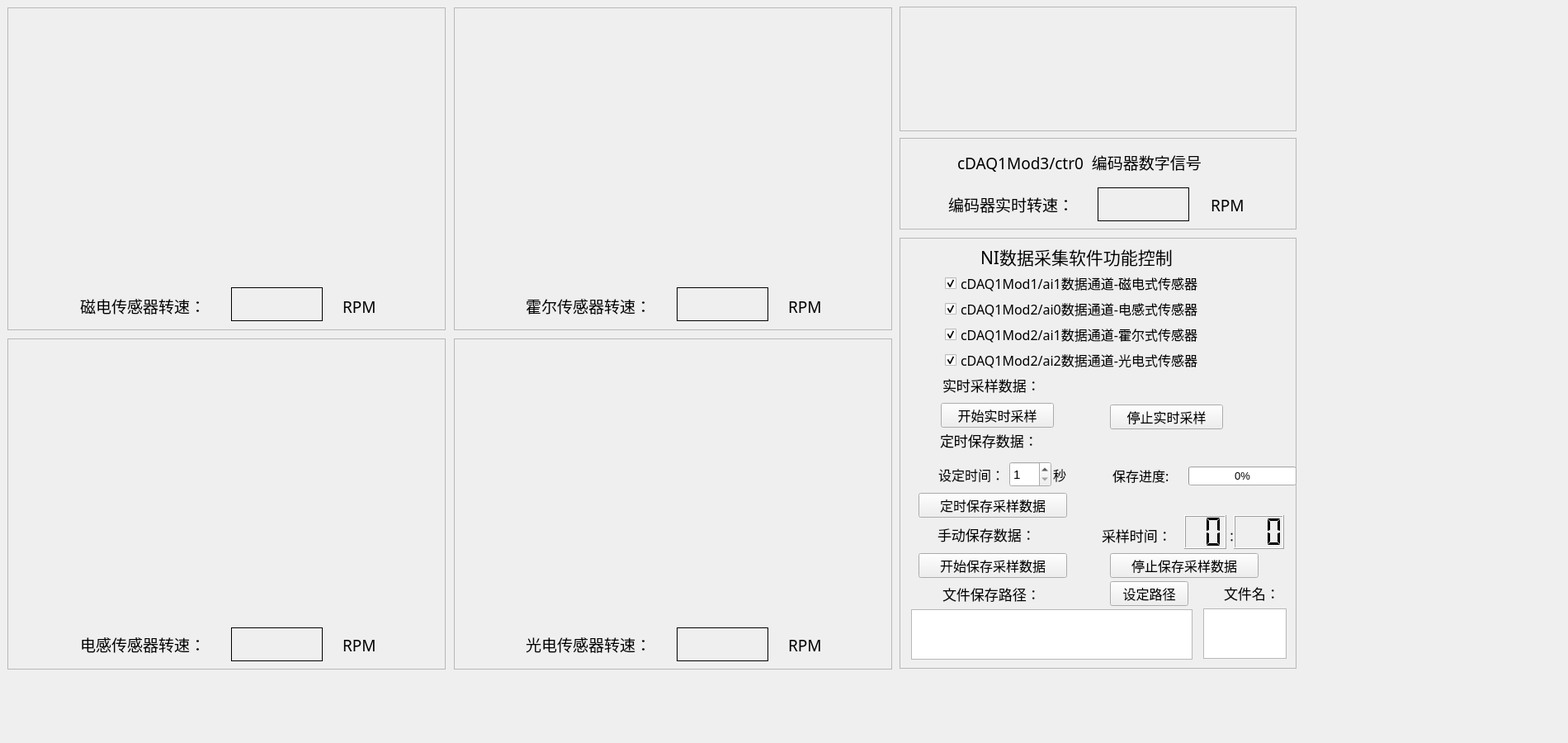
<?xml version="1.0" encoding="UTF-8"?>
<ui version="4.0">
 <class>Widget</class>
 <widget class="QWidget" name="Widget">
  <property name="geometry">
   <rect>
    <x>0</x>
    <y>0</y>
    <width>1900</width>
    <height>900</height>
   </rect>
  </property>
  <property name="sizePolicy">
   <sizepolicy hsizetype="Expanding" vsizetype="Expanding">
    <horstretch>0</horstretch>
    <verstretch>0</verstretch>
   </sizepolicy>
  </property>
  <property name="windowTitle">
   <string>Widget</string>
  </property>
  <property name="windowIcon">
   <iconset resource="source.qrc">
    <normaloff>:/source/logo.ico</normaloff>:/source/logo.ico</iconset>
  </property>
  <widget class="QFrame" name="frame">
   <property name="geometry">
    <rect>
     <x>1090</x>
     <y>288</y>
     <width>481</width>
     <height>522</height>
    </rect>
   </property>
   <property name="sizePolicy">
    <sizepolicy hsizetype="Expanding" vsizetype="Expanding">
     <horstretch>0</horstretch>
     <verstretch>0</verstretch>
    </sizepolicy>
   </property>
   <property name="font">
    <font>
     <pointsize>10</pointsize>
     <bold>false</bold>
    </font>
   </property>
   <property name="layoutDirection">
    <enum>Qt::LeftToRight</enum>
   </property>
   <property name="autoFillBackground">
    <bool>true</bool>
   </property>
   <property name="frameShape">
    <enum>QFrame::StyledPanel</enum>
   </property>
   <property name="frameShadow">
    <enum>QFrame::Plain</enum>
   </property>
   <widget class="QLabel" name="label_2">
    <property name="geometry">
     <rect>
      <x>98</x>
      <y>2</y>
      <width>321</width>
      <height>41</height>
     </rect>
    </property>
    <property name="font">
     <font>
      <family>黑体</family>
      <pointsize>16</pointsize>
      <bold>false</bold>
     </font>
    </property>
    <property name="text">
     <string>NI数据采集软件功能控制</string>
    </property>
   </widget>
   <widget class="QSpinBox" name="setTime">
    <property name="geometry">
     <rect>
      <x>133</x>
      <y>271</y>
      <width>51</width>
      <height>31</height>
     </rect>
    </property>
    <property name="font">
     <font>
      <pointsize>11</pointsize>
      <bold>false</bold>
     </font>
    </property>
    <property name="minimum">
     <number>1</number>
    </property>
   </widget>
   <widget class="QLabel" name="label_4">
    <property name="geometry">
     <rect>
      <x>47</x>
      <y>271</y>
      <width>81</width>
      <height>31</height>
     </rect>
    </property>
    <property name="font">
     <font>
      <family>黑体</family>
      <pointsize>12</pointsize>
      <bold>false</bold>
     </font>
    </property>
    <property name="text">
     <string>设定时间：</string>
    </property>
   </widget>
   <widget class="QLabel" name="label_5">
    <property name="geometry">
     <rect>
      <x>186</x>
      <y>271</y>
      <width>21</width>
      <height>31</height>
     </rect>
    </property>
    <property name="font">
     <font>
      <family>黑体</family>
      <pointsize>12</pointsize>
      <bold>false</bold>
     </font>
    </property>
    <property name="text">
     <string>秒</string>
    </property>
   </widget>
   <widget class="QProgressBar" name="timeSamplyProgressBar">
    <property name="geometry">
     <rect>
      <x>350</x>
      <y>277</y>
      <width>131</width>
      <height>23</height>
     </rect>
    </property>
    <property name="value">
     <number>0</number>
    </property>
   </widget>
   <widget class="QPushButton" name="timeSaveSample">
    <property name="geometry">
     <rect>
      <x>23</x>
      <y>309</y>
      <width>180</width>
      <height>30</height>
     </rect>
    </property>
    <property name="font">
     <font>
      <family>黑体</family>
      <pointsize>12</pointsize>
      <bold>false</bold>
     </font>
    </property>
    <property name="text">
     <string>定时保存采样数据</string>
    </property>
   </widget>
   <widget class="QLabel" name="label_7">
    <property name="geometry">
     <rect>
      <x>258</x>
      <y>272</y>
      <width>81</width>
      <height>31</height>
     </rect>
    </property>
    <property name="font">
     <font>
      <family>黑体</family>
      <pointsize>12</pointsize>
      <bold>false</bold>
     </font>
    </property>
    <property name="text">
     <string>保存进度:</string>
    </property>
   </widget>
   <widget class="QLabel" name="label_15">
    <property name="geometry">
     <rect>
      <x>393</x>
      <y>420</y>
      <width>111</width>
      <height>21</height>
     </rect>
    </property>
    <property name="sizePolicy">
     <sizepolicy hsizetype="Expanding" vsizetype="Preferred">
      <horstretch>0</horstretch>
      <verstretch>0</verstretch>
     </sizepolicy>
    </property>
    <property name="font">
     <font>
      <family>黑体</family>
      <pointsize>13</pointsize>
      <bold>false</bold>
     </font>
    </property>
    <property name="text">
     <string>文件名：</string>
    </property>
   </widget>
   <widget class="QPlainTextEdit" name="fileName">
    <property name="geometry">
     <rect>
      <x>368</x>
      <y>449</y>
      <width>101</width>
      <height>61</height>
     </rect>
    </property>
    <property name="font">
     <font>
      <pointsize>10</pointsize>
      <bold>false</bold>
     </font>
    </property>
    <property name="readOnly">
     <bool>true</bool>
    </property>
    <property name="plainText">
     <string/>
    </property>
    <property name="backgroundVisible">
     <bool>false</bool>
    </property>
   </widget>
   <widget class="QLabel" name="label">
    <property name="geometry">
     <rect>
      <x>52</x>
      <y>421</y>
      <width>161</width>
      <height>21</height>
     </rect>
    </property>
    <property name="font">
     <font>
      <family>黑体</family>
      <pointsize>13</pointsize>
      <bold>false</bold>
     </font>
    </property>
    <property name="text">
     <string>文件保存路径：</string>
    </property>
   </widget>
   <widget class="QPlainTextEdit" name="fileNameEdit">
    <property name="geometry">
     <rect>
      <x>14</x>
      <y>450</y>
      <width>341</width>
      <height>61</height>
     </rect>
    </property>
    <property name="font">
     <font>
      <pointsize>10</pointsize>
      <bold>false</bold>
     </font>
    </property>
    <property name="readOnly">
     <bool>true</bool>
    </property>
    <property name="backgroundVisible">
     <bool>false</bool>
    </property>
   </widget>
   <widget class="QLabel" name="label_8">
    <property name="geometry">
     <rect>
      <x>49</x>
      <y>230</y>
      <width>221</width>
      <height>31</height>
     </rect>
    </property>
    <property name="font">
     <font>
      <family>黑体</family>
      <pointsize>13</pointsize>
      <bold>false</bold>
     </font>
    </property>
    <property name="text">
     <string>定时保存数据：</string>
    </property>
   </widget>
   <widget class="QLabel" name="label_9">
    <property name="geometry">
     <rect>
      <x>46</x>
      <y>344</y>
      <width>191</width>
      <height>31</height>
     </rect>
    </property>
    <property name="font">
     <font>
      <family>黑体</family>
      <pointsize>13</pointsize>
      <bold>false</bold>
     </font>
    </property>
    <property name="text">
     <string>手动保存数据：</string>
    </property>
   </widget>
   <widget class="QLabel" name="label_10">
    <property name="geometry">
     <rect>
      <x>52</x>
      <y>163</y>
      <width>191</width>
      <height>31</height>
     </rect>
    </property>
    <property name="font">
     <font>
      <family>黑体</family>
      <pointsize>13</pointsize>
      <bold>false</bold>
     </font>
    </property>
    <property name="text">
     <string>实时采样数据：</string>
    </property>
   </widget>
   <widget class="QLCDNumber" name="saveTimeDisplayMs">
    <property name="geometry">
     <rect>
      <x>405</x>
      <y>336</y>
      <width>61</width>
      <height>41</height>
     </rect>
    </property>
    <property name="font">
     <font>
      <pointsize>12</pointsize>
      <bold>false</bold>
     </font>
    </property>
    <property name="autoFillBackground">
     <bool>false</bool>
    </property>
    <property name="frameShape">
     <enum>QFrame::Box</enum>
    </property>
    <property name="frameShadow">
     <enum>QFrame::Raised</enum>
    </property>
    <property name="lineWidth">
     <number>1</number>
    </property>
    <property name="digitCount">
     <number>3</number>
    </property>
    <property name="segmentStyle">
     <enum>QLCDNumber::Flat</enum>
    </property>
   </widget>
   <widget class="QLCDNumber" name="saveTimeDisplaySec">
    <property name="geometry">
     <rect>
      <x>345</x>
      <y>336</y>
      <width>51</width>
      <height>41</height>
     </rect>
    </property>
    <property name="font">
     <font>
      <pointsize>12</pointsize>
      <bold>false</bold>
     </font>
    </property>
    <property name="autoFillBackground">
     <bool>false</bool>
    </property>
    <property name="frameShape">
     <enum>QFrame::Box</enum>
    </property>
    <property name="frameShadow">
     <enum>QFrame::Raised</enum>
    </property>
    <property name="lineWidth">
     <number>1</number>
    </property>
    <property name="digitCount">
     <number>2</number>
    </property>
    <property name="segmentStyle">
     <enum>QLCDNumber::Flat</enum>
    </property>
   </widget>
   <widget class="QLabel" name="label_6">
    <property name="geometry">
     <rect>
      <x>395</x>
      <y>346</y>
      <width>16</width>
      <height>31</height>
     </rect>
    </property>
    <property name="font">
     <font>
      <pointsize>11</pointsize>
      <bold>false</bold>
     </font>
    </property>
    <property name="text">
     <string>：</string>
    </property>
   </widget>
   <widget class="QLabel" name="label_3">
    <property name="geometry">
     <rect>
      <x>245</x>
      <y>345</y>
      <width>101</width>
      <height>31</height>
     </rect>
    </property>
    <property name="font">
     <font>
      <family>黑体</family>
      <pointsize>13</pointsize>
      <bold>false</bold>
     </font>
    </property>
    <property name="text">
     <string>采样时间：</string>
    </property>
   </widget>
   <widget class="QPushButton" name="filePath">
    <property name="geometry">
     <rect>
      <x>255</x>
      <y>416</y>
      <width>95</width>
      <height>30</height>
     </rect>
    </property>
    <property name="sizePolicy">
     <sizepolicy hsizetype="Expanding" vsizetype="Expanding">
      <horstretch>0</horstretch>
      <verstretch>0</verstretch>
     </sizepolicy>
    </property>
    <property name="font">
     <font>
      <family>黑体</family>
      <pointsize>12</pointsize>
      <bold>false</bold>
     </font>
    </property>
    <property name="text">
     <string>设定路径</string>
    </property>
   </widget>
   <widget class="QPushButton" name="stopSample">
    <property name="geometry">
     <rect>
      <x>255</x>
      <y>202</y>
      <width>137</width>
      <height>30</height>
     </rect>
    </property>
    <property name="font">
     <font>
      <family>黑体</family>
      <pointsize>12</pointsize>
      <bold>false</bold>
     </font>
    </property>
    <property name="text">
     <string>停止实时采样</string>
    </property>
   </widget>
   <widget class="QPushButton" name="startSample">
    <property name="geometry">
     <rect>
      <x>50</x>
      <y>200</y>
      <width>137</width>
      <height>30</height>
     </rect>
    </property>
    <property name="font">
     <font>
      <family>黑体</family>
      <pointsize>12</pointsize>
      <bold>false</bold>
     </font>
    </property>
    <property name="text">
     <string>开始实时采样</string>
    </property>
   </widget>
   <widget class="QPushButton" name="stopSaveSample">
    <property name="geometry">
     <rect>
      <x>255</x>
      <y>382</y>
      <width>180</width>
      <height>30</height>
     </rect>
    </property>
    <property name="font">
     <font>
      <family>黑体</family>
      <pointsize>12</pointsize>
      <bold>false</bold>
     </font>
    </property>
    <property name="text">
     <string>停止保存采样数据</string>
    </property>
   </widget>
   <widget class="QPushButton" name="startSaveSample">
    <property name="geometry">
     <rect>
      <x>23</x>
      <y>382</y>
      <width>180</width>
      <height>30</height>
     </rect>
    </property>
    <property name="font">
     <font>
      <family>黑体</family>
      <pointsize>12</pointsize>
      <bold>false</bold>
     </font>
    </property>
    <property name="text">
     <string>开始保存采样数据</string>
    </property>
   </widget>
   <widget class="QLabel" name="label_33">
    <property name="geometry">
     <rect>
      <x>67</x>
      <y>10</y>
      <width>25</width>
      <height>25</height>
     </rect>
    </property>
    <property name="text">
     <string/>
    </property>
    <property name="pixmap">
     <pixmap resource="source.qrc">:/source/kongzhiImg.png</pixmap>
    </property>
    <property name="scaledContents">
     <bool>true</bool>
    </property>
   </widget>
   <widget class="QLabel" name="label_34">
    <property name="geometry">
     <rect>
      <x>17</x>
      <y>46</y>
      <width>20</width>
      <height>20</height>
     </rect>
    </property>
    <property name="text">
     <string/>
    </property>
    <property name="pixmap">
     <pixmap resource="source.qrc">:/source/quxianImg.png</pixmap>
    </property>
    <property name="scaledContents">
     <bool>true</bool>
    </property>
   </widget>
   <widget class="QLabel" name="label_35">
    <property name="geometry">
     <rect>
      <x>17</x>
      <y>75</y>
      <width>20</width>
      <height>20</height>
     </rect>
    </property>
    <property name="text">
     <string/>
    </property>
    <property name="pixmap">
     <pixmap resource="source.qrc">:/source/quxianImg.png</pixmap>
    </property>
    <property name="scaledContents">
     <bool>true</bool>
    </property>
   </widget>
   <widget class="QLabel" name="label_36">
    <property name="geometry">
     <rect>
      <x>17</x>
      <y>105</y>
      <width>20</width>
      <height>20</height>
     </rect>
    </property>
    <property name="text">
     <string/>
    </property>
    <property name="pixmap">
     <pixmap resource="source.qrc">:/source/quxianImg.png</pixmap>
    </property>
    <property name="scaledContents">
     <bool>true</bool>
    </property>
   </widget>
   <widget class="QLabel" name="label_37">
    <property name="geometry">
     <rect>
      <x>17</x>
      <y>135</y>
      <width>20</width>
      <height>20</height>
     </rect>
    </property>
    <property name="text">
     <string/>
    </property>
    <property name="pixmap">
     <pixmap resource="source.qrc">:/source/quxianImg.png</pixmap>
    </property>
    <property name="scaledContents">
     <bool>true</bool>
    </property>
   </widget>
   <widget class="QLabel" name="label_39">
    <property name="geometry">
     <rect>
      <x>19</x>
      <y>419</y>
      <width>25</width>
      <height>25</height>
     </rect>
    </property>
    <property name="text">
     <string/>
    </property>
    <property name="pixmap">
     <pixmap resource="source.qrc">:/source/wenjianImg.png</pixmap>
    </property>
    <property name="scaledContents">
     <bool>true</bool>
    </property>
   </widget>
   <widget class="QLabel" name="label_40">
    <property name="geometry">
     <rect>
      <x>364</x>
      <y>419</y>
      <width>25</width>
      <height>25</height>
     </rect>
    </property>
    <property name="text">
     <string/>
    </property>
    <property name="pixmap">
     <pixmap resource="source.qrc">:/source/wenjianmingImg.png</pixmap>
    </property>
    <property name="scaledContents">
     <bool>true</bool>
    </property>
   </widget>
   <widget class="QLabel" name="label_41">
    <property name="geometry">
     <rect>
      <x>220</x>
      <y>420</y>
      <width>25</width>
      <height>25</height>
     </rect>
    </property>
    <property name="text">
     <string/>
    </property>
    <property name="pixmap">
     <pixmap resource="source.qrc">:/source/dakaiwenjianImg.png</pixmap>
    </property>
    <property name="scaledContents">
     <bool>true</bool>
    </property>
   </widget>
   <widget class="QLabel" name="label_43">
    <property name="geometry">
     <rect>
      <x>16</x>
      <y>165</y>
      <width>25</width>
      <height>25</height>
     </rect>
    </property>
    <property name="text">
     <string/>
    </property>
    <property name="pixmap">
     <pixmap resource="source.qrc">:/source/realTimeImg.png</pixmap>
    </property>
    <property name="scaledContents">
     <bool>true</bool>
    </property>
   </widget>
   <widget class="QLabel" name="label_44">
    <property name="geometry">
     <rect>
      <x>15</x>
      <y>233</y>
      <width>25</width>
      <height>25</height>
     </rect>
    </property>
    <property name="text">
     <string/>
    </property>
    <property name="pixmap">
     <pixmap resource="source.qrc">:/source/dingshiImg.png</pixmap>
    </property>
    <property name="scaledContents">
     <bool>true</bool>
    </property>
   </widget>
   <widget class="QLabel" name="label_47">
    <property name="geometry">
     <rect>
      <x>15</x>
      <y>346</y>
      <width>25</width>
      <height>25</height>
     </rect>
    </property>
    <property name="text">
     <string/>
    </property>
    <property name="pixmap">
     <pixmap resource="source.qrc">:/source/kaishibaocunImg.png</pixmap>
    </property>
    <property name="scaledContents">
     <bool>true</bool>
    </property>
   </widget>
   <widget class="QLabel" name="label_48">
    <property name="geometry">
     <rect>
      <x>205</x>
      <y>345</y>
      <width>30</width>
      <height>30</height>
     </rect>
    </property>
    <property name="text">
     <string/>
    </property>
    <property name="pixmap">
     <pixmap resource="source.qrc">:/source/caiyangshijianImg.png</pixmap>
    </property>
    <property name="scaledContents">
     <bool>true</bool>
    </property>
   </widget>
   <widget class="QLabel" name="label_49">
    <property name="geometry">
     <rect>
      <x>222</x>
      <y>275</y>
      <width>25</width>
      <height>25</height>
     </rect>
    </property>
    <property name="text">
     <string/>
    </property>
    <property name="pixmap">
     <pixmap resource="source.qrc">:/source/baocunjinduImg.png</pixmap>
    </property>
    <property name="scaledContents">
     <bool>true</bool>
    </property>
   </widget>
   <widget class="QLabel" name="label_50">
    <property name="geometry">
     <rect>
      <x>14</x>
      <y>274</y>
      <width>25</width>
      <height>25</height>
     </rect>
    </property>
    <property name="text">
     <string/>
    </property>
    <property name="pixmap">
     <pixmap resource="source.qrc">:/source/shezhishijianImg.png</pixmap>
    </property>
    <property name="scaledContents">
     <bool>true</bool>
    </property>
   </widget>
   <widget class="QCheckBox" name="cDAQ1Mod2ai2">
    <property name="geometry">
     <rect>
      <x>55</x>
      <y>137</y>
      <width>401</width>
      <height>22</height>
     </rect>
    </property>
    <property name="font">
     <font>
      <family>黑体</family>
      <pointsize>12</pointsize>
      <bold>false</bold>
     </font>
    </property>
    <property name="text">
     <string>cDAQ1Mod2/ai2数据通道-光电式传感器</string>
    </property>
    <property name="checked">
     <bool>true</bool>
    </property>
   </widget>
   <widget class="QCheckBox" name="cDAQ1Mod1ai1">
    <property name="geometry">
     <rect>
      <x>55</x>
      <y>44</y>
      <width>401</width>
      <height>22</height>
     </rect>
    </property>
    <property name="font">
     <font>
      <family>黑体</family>
      <pointsize>12</pointsize>
      <bold>false</bold>
     </font>
    </property>
    <property name="text">
     <string>cDAQ1Mod1/ai1数据通道-磁电式传感器</string>
    </property>
    <property name="checked">
     <bool>true</bool>
    </property>
   </widget>
   <widget class="QCheckBox" name="cDAQ1Mod2ai1">
    <property name="geometry">
     <rect>
      <x>55</x>
      <y>106</y>
      <width>401</width>
      <height>22</height>
     </rect>
    </property>
    <property name="font">
     <font>
      <family>黑体</family>
      <pointsize>12</pointsize>
      <bold>false</bold>
     </font>
    </property>
    <property name="text">
     <string>cDAQ1Mod2/ai1数据通道-霍尔式传感器</string>
    </property>
    <property name="checked">
     <bool>true</bool>
    </property>
   </widget>
   <widget class="QCheckBox" name="cDAQ1Mod2ai0">
    <property name="geometry">
     <rect>
      <x>55</x>
      <y>75</y>
      <width>401</width>
      <height>22</height>
     </rect>
    </property>
    <property name="font">
     <font>
      <family>黑体</family>
      <pointsize>12</pointsize>
      <bold>false</bold>
     </font>
    </property>
    <property name="text">
     <string>cDAQ1Mod2/ai0数据通道-电感式传感器</string>
    </property>
    <property name="checked">
     <bool>true</bool>
    </property>
   </widget>
  </widget>
  <widget class="QLabel" name="label_14">
   <property name="geometry">
    <rect>
     <x>637</x>
     <y>355</y>
     <width>191</width>
     <height>31</height>
    </rect>
   </property>
   <property name="font">
    <font>
     <family>黑体</family>
     <pointsize>14</pointsize>
     <bold>false</bold>
    </font>
   </property>
   <property name="text">
    <string>霍尔传感器转速：</string>
   </property>
  </widget>
  <widget class="QLabel" name="label_16">
   <property name="geometry">
    <rect>
     <x>955</x>
     <y>356</y>
     <width>41</width>
     <height>31</height>
    </rect>
   </property>
   <property name="font">
    <font>
     <family>黑体</family>
     <pointsize>14</pointsize>
     <bold>false</bold>
    </font>
   </property>
   <property name="text">
    <string>RPM</string>
   </property>
  </widget>
  <widget class="QLabel" name="label_17">
   <property name="geometry">
    <rect>
     <x>1010</x>
     <y>350</y>
     <width>40</width>
     <height>40</height>
    </rect>
   </property>
   <property name="text">
    <string/>
   </property>
   <property name="pixmap">
    <pixmap resource="source.qrc">:/source/zhuansuImg.png</pixmap>
   </property>
   <property name="scaledContents">
    <bool>true</bool>
   </property>
  </widget>
  <widget class="QLabel" name="label_18">
   <property name="geometry">
    <rect>
     <x>415</x>
     <y>356</y>
     <width>41</width>
     <height>31</height>
    </rect>
   </property>
   <property name="font">
    <font>
     <family>黑体</family>
     <pointsize>14</pointsize>
     <bold>false</bold>
    </font>
   </property>
   <property name="text">
    <string>RPM</string>
   </property>
  </widget>
  <widget class="QLabel" name="label_19">
   <property name="geometry">
    <rect>
     <x>97</x>
     <y>355</y>
     <width>191</width>
     <height>31</height>
    </rect>
   </property>
   <property name="font">
    <font>
     <family>黑体</family>
     <pointsize>14</pointsize>
     <bold>false</bold>
    </font>
   </property>
   <property name="text">
    <string>磁电传感器转速：</string>
   </property>
  </widget>
  <widget class="QLabel" name="label_21">
   <property name="geometry">
    <rect>
     <x>470</x>
     <y>350</y>
     <width>40</width>
     <height>40</height>
    </rect>
   </property>
   <property name="text">
    <string/>
   </property>
   <property name="pixmap">
    <pixmap resource="source.qrc">:/source/zhuansuImg.png</pixmap>
   </property>
   <property name="scaledContents">
    <bool>true</bool>
   </property>
  </widget>
  <widget class="QLabel" name="label_23">
   <property name="geometry">
    <rect>
     <x>50</x>
     <y>350</y>
     <width>40</width>
     <height>40</height>
    </rect>
   </property>
   <property name="text">
    <string/>
   </property>
   <property name="pixmap">
    <pixmap resource="source.qrc">:/source/cidianImg.png</pixmap>
   </property>
   <property name="scaledContents">
    <bool>true</bool>
   </property>
  </widget>
  <widget class="QLabel" name="label_24">
   <property name="geometry">
    <rect>
     <x>590</x>
     <y>350</y>
     <width>40</width>
     <height>40</height>
    </rect>
   </property>
   <property name="text">
    <string/>
   </property>
   <property name="pixmap">
    <pixmap resource="source.qrc">:/source/huoerImg.png</pixmap>
   </property>
   <property name="scaledContents">
    <bool>true</bool>
   </property>
  </widget>
  <widget class="QLabel" name="label_25">
   <property name="geometry">
    <rect>
     <x>50</x>
     <y>760</y>
     <width>40</width>
     <height>40</height>
    </rect>
   </property>
   <property name="text">
    <string/>
   </property>
   <property name="pixmap">
    <pixmap resource="source.qrc">:/source/dianganImg.png</pixmap>
   </property>
   <property name="scaledContents">
    <bool>true</bool>
   </property>
  </widget>
  <widget class="QLabel" name="label_26">
   <property name="geometry">
    <rect>
     <x>415</x>
     <y>766</y>
     <width>41</width>
     <height>31</height>
    </rect>
   </property>
   <property name="font">
    <font>
     <family>黑体</family>
     <pointsize>14</pointsize>
     <bold>false</bold>
    </font>
   </property>
   <property name="text">
    <string>RPM</string>
   </property>
  </widget>
  <widget class="QLabel" name="label_28">
   <property name="geometry">
    <rect>
     <x>97</x>
     <y>765</y>
     <width>191</width>
     <height>31</height>
    </rect>
   </property>
   <property name="font">
    <font>
     <family>黑体</family>
     <pointsize>14</pointsize>
     <bold>false</bold>
    </font>
   </property>
   <property name="text">
    <string>电感传感器转速：</string>
   </property>
  </widget>
  <widget class="QLabel" name="label_29">
   <property name="geometry">
    <rect>
     <x>470</x>
     <y>760</y>
     <width>40</width>
     <height>40</height>
    </rect>
   </property>
   <property name="text">
    <string/>
   </property>
   <property name="pixmap">
    <pixmap resource="source.qrc">:/source/zhuansuImg.png</pixmap>
   </property>
   <property name="scaledContents">
    <bool>true</bool>
   </property>
  </widget>
  <widget class="QLabel" name="label_27">
   <property name="geometry">
    <rect>
     <x>590</x>
     <y>760</y>
     <width>40</width>
     <height>40</height>
    </rect>
   </property>
   <property name="text">
    <string/>
   </property>
   <property name="pixmap">
    <pixmap resource="source.qrc">:/source/guangdianImg.png</pixmap>
   </property>
   <property name="scaledContents">
    <bool>true</bool>
   </property>
  </widget>
  <widget class="QLabel" name="label_30">
   <property name="geometry">
    <rect>
     <x>955</x>
     <y>766</y>
     <width>41</width>
     <height>31</height>
    </rect>
   </property>
   <property name="font">
    <font>
     <family>黑体</family>
     <pointsize>14</pointsize>
     <bold>false</bold>
    </font>
   </property>
   <property name="text">
    <string>RPM</string>
   </property>
  </widget>
  <widget class="QLabel" name="label_31">
   <property name="geometry">
    <rect>
     <x>637</x>
     <y>765</y>
     <width>191</width>
     <height>31</height>
    </rect>
   </property>
   <property name="font">
    <font>
     <family>黑体</family>
     <pointsize>14</pointsize>
     <bold>false</bold>
    </font>
   </property>
   <property name="text">
    <string>光电传感器转速：</string>
   </property>
  </widget>
  <widget class="QLabel" name="label_32">
   <property name="geometry">
    <rect>
     <x>1010</x>
     <y>760</y>
     <width>40</width>
     <height>40</height>
    </rect>
   </property>
   <property name="text">
    <string/>
   </property>
   <property name="pixmap">
    <pixmap resource="source.qrc">:/source/zhuansuImg.png</pixmap>
   </property>
   <property name="scaledContents">
    <bool>true</bool>
   </property>
  </widget>
  <widget class="QLabel" name="huoerSpeedDisplay">
   <property name="geometry">
    <rect>
     <x>820</x>
     <y>348</y>
     <width>111</width>
     <height>41</height>
    </rect>
   </property>
   <property name="font">
    <font>
     <pointsize>13</pointsize>
    </font>
   </property>
   <property name="frameShape">
    <enum>QFrame::Box</enum>
   </property>
   <property name="text">
    <string/>
   </property>
   <property name="alignment">
    <set>Qt::AlignRight|Qt::AlignTrailing|Qt::AlignVCenter</set>
   </property>
  </widget>
  <widget class="QLabel" name="cidianSpeedDisplay">
   <property name="geometry">
    <rect>
     <x>280</x>
     <y>348</y>
     <width>111</width>
     <height>41</height>
    </rect>
   </property>
   <property name="font">
    <font>
     <pointsize>13</pointsize>
    </font>
   </property>
   <property name="frameShape">
    <enum>QFrame::Box</enum>
   </property>
   <property name="text">
    <string/>
   </property>
   <property name="alignment">
    <set>Qt::AlignRight|Qt::AlignTrailing|Qt::AlignVCenter</set>
   </property>
  </widget>
  <widget class="QLabel" name="dianganSpeedDisplay">
   <property name="geometry">
    <rect>
     <x>280</x>
     <y>760</y>
     <width>111</width>
     <height>41</height>
    </rect>
   </property>
   <property name="font">
    <font>
     <pointsize>13</pointsize>
    </font>
   </property>
   <property name="frameShape">
    <enum>QFrame::Box</enum>
   </property>
   <property name="text">
    <string/>
   </property>
   <property name="alignment">
    <set>Qt::AlignRight|Qt::AlignTrailing|Qt::AlignVCenter</set>
   </property>
  </widget>
  <widget class="QLabel" name="guangdianSpeedDisplay">
   <property name="geometry">
    <rect>
     <x>820</x>
     <y>760</y>
     <width>111</width>
     <height>41</height>
    </rect>
   </property>
   <property name="font">
    <font>
     <pointsize>13</pointsize>
    </font>
   </property>
   <property name="frameShape">
    <enum>QFrame::Box</enum>
   </property>
   <property name="text">
    <string/>
   </property>
   <property name="alignment">
    <set>Qt::AlignRight|Qt::AlignTrailing|Qt::AlignVCenter</set>
   </property>
  </widget>
  <widget class="QFrame" name="frame_2">
   <property name="geometry">
    <rect>
     <x>1090</x>
     <y>167</y>
     <width>481</width>
     <height>111</height>
    </rect>
   </property>
   <property name="frameShape">
    <enum>QFrame::StyledPanel</enum>
   </property>
   <property name="frameShadow">
    <enum>QFrame::Plain</enum>
   </property>
   <widget class="QLabel" name="label_20">
    <property name="geometry">
     <rect>
      <x>70</x>
      <y>9</y>
      <width>391</width>
      <height>41</height>
     </rect>
    </property>
    <property name="font">
     <font>
      <family>黑体</family>
      <pointsize>14</pointsize>
      <bold>false</bold>
     </font>
    </property>
    <property name="text">
     <string>cDAQ1Mod3/ctr0  编码器数字信号</string>
    </property>
   </widget>
   <widget class="QLabel" name="label_12">
    <property name="geometry">
     <rect>
      <x>377</x>
      <y>66</y>
      <width>41</width>
      <height>31</height>
     </rect>
    </property>
    <property name="font">
     <font>
      <family>黑体</family>
      <pointsize>14</pointsize>
      <bold>false</bold>
     </font>
    </property>
    <property name="text">
     <string>RPM</string>
    </property>
   </widget>
   <widget class="QLabel" name="label_11">
    <property name="geometry">
     <rect>
      <x>59</x>
      <y>65</y>
      <width>191</width>
      <height>31</height>
     </rect>
    </property>
    <property name="font">
     <font>
      <family>黑体</family>
      <pointsize>14</pointsize>
      <bold>false</bold>
     </font>
    </property>
    <property name="text">
     <string>编码器实时转速：</string>
    </property>
   </widget>
   <widget class="QLabel" name="label_22">
    <property name="geometry">
     <rect>
      <x>10</x>
      <y>60</y>
      <width>40</width>
      <height>40</height>
     </rect>
    </property>
    <property name="text">
     <string/>
    </property>
    <property name="pixmap">
     <pixmap resource="source.qrc">:/source/bianmaqiImg.png</pixmap>
    </property>
    <property name="scaledContents">
     <bool>true</bool>
    </property>
   </widget>
   <widget class="QLabel" name="motorSpeedDisplay">
    <property name="geometry">
     <rect>
      <x>240</x>
      <y>60</y>
      <width>111</width>
      <height>41</height>
     </rect>
    </property>
    <property name="font">
     <font>
      <pointsize>13</pointsize>
     </font>
    </property>
    <property name="frameShape">
     <enum>QFrame::Box</enum>
    </property>
    <property name="text">
     <string/>
    </property>
    <property name="alignment">
     <set>Qt::AlignRight|Qt::AlignTrailing|Qt::AlignVCenter</set>
    </property>
   </widget>
   <widget class="QLabel" name="label_13">
    <property name="geometry">
     <rect>
      <x>430</x>
      <y>60</y>
      <width>40</width>
      <height>40</height>
     </rect>
    </property>
    <property name="text">
     <string/>
    </property>
    <property name="pixmap">
     <pixmap resource="source.qrc">:/source/zhuansuImg.png</pixmap>
    </property>
    <property name="scaledContents">
     <bool>true</bool>
    </property>
   </widget>
   <widget class="QLabel" name="label_38">
    <property name="geometry">
     <rect>
      <x>20</x>
      <y>10</y>
      <width>40</width>
      <height>40</height>
     </rect>
    </property>
    <property name="text">
     <string/>
    </property>
    <property name="pixmap">
     <pixmap resource="source.qrc">:/source/signalImg.png</pixmap>
    </property>
    <property name="scaledContents">
     <bool>true</bool>
    </property>
   </widget>
  </widget>
  <widget class="QFrame" name="frame_3">
   <property name="geometry">
    <rect>
     <x>1090</x>
     <y>8</y>
     <width>481</width>
     <height>151</height>
    </rect>
   </property>
   <property name="frameShape">
    <enum>QFrame::StyledPanel</enum>
   </property>
   <property name="frameShadow">
    <enum>QFrame::Plain</enum>
   </property>
   <widget class="QLabel" name="label_45">
    <property name="geometry">
     <rect>
      <x>70</x>
      <y>10</y>
      <width>291</width>
      <height>71</height>
     </rect>
    </property>
    <property name="text">
     <string/>
    </property>
    <property name="pixmap">
     <pixmap resource="source.qrc">:/source/GDUTlogo.png</pixmap>
    </property>
    <property name="scaledContents">
     <bool>true</bool>
    </property>
   </widget>
   <widget class="QLabel" name="label_46">
    <property name="geometry">
     <rect>
      <x>51</x>
      <y>95</y>
      <width>391</width>
      <height>51</height>
     </rect>
    </property>
    <property name="text">
     <string/>
    </property>
    <property name="pixmap">
     <pixmap resource="source.qrc">:/source/labRoomName.png</pixmap>
    </property>
    <property name="scaledContents">
     <bool>true</bool>
    </property>
   </widget>
  </widget>
  <widget class="QFrame" name="frame_4">
   <property name="geometry">
    <rect>
     <x>9</x>
     <y>9</y>
     <width>531</width>
     <height>391</height>
    </rect>
   </property>
   <property name="frameShape">
    <enum>QFrame::StyledPanel</enum>
   </property>
   <property name="frameShadow">
    <enum>QFrame::Plain</enum>
   </property>
   <property name="lineWidth">
    <number>2</number>
   </property>
  </widget>
  <widget class="QFrame" name="frame_5">
   <property name="geometry">
    <rect>
     <x>9</x>
     <y>410</y>
     <width>531</width>
     <height>401</height>
    </rect>
   </property>
   <property name="frameShape">
    <enum>QFrame::StyledPanel</enum>
   </property>
   <property name="frameShadow">
    <enum>QFrame::Plain</enum>
   </property>
   <property name="lineWidth">
    <number>2</number>
   </property>
  </widget>
  <widget class="QFrame" name="frame_6">
   <property name="geometry">
    <rect>
     <x>550</x>
     <y>9</y>
     <width>531</width>
     <height>391</height>
    </rect>
   </property>
   <property name="frameShape">
    <enum>QFrame::StyledPanel</enum>
   </property>
   <property name="frameShadow">
    <enum>QFrame::Plain</enum>
   </property>
   <property name="lineWidth">
    <number>2</number>
   </property>
  </widget>
  <widget class="QFrame" name="frame_7">
   <property name="geometry">
    <rect>
     <x>550</x>
     <y>410</y>
     <width>531</width>
     <height>401</height>
    </rect>
   </property>
   <property name="frameShape">
    <enum>QFrame::StyledPanel</enum>
   </property>
   <property name="frameShadow">
    <enum>QFrame::Plain</enum>
   </property>
   <property name="lineWidth">
    <number>2</number>
   </property>
  </widget>
  <zorder>frame_6</zorder>
  <zorder>frame_7</zorder>
  <zorder>frame_5</zorder>
  <zorder>frame_4</zorder>
  <zorder>frame</zorder>
  <zorder>label_14</zorder>
  <zorder>label_16</zorder>
  <zorder>label_17</zorder>
  <zorder>label_18</zorder>
  <zorder>label_19</zorder>
  <zorder>label_21</zorder>
  <zorder>label_23</zorder>
  <zorder>label_24</zorder>
  <zorder>label_25</zorder>
  <zorder>label_26</zorder>
  <zorder>label_28</zorder>
  <zorder>label_29</zorder>
  <zorder>label_27</zorder>
  <zorder>label_30</zorder>
  <zorder>label_31</zorder>
  <zorder>label_32</zorder>
  <zorder>huoerSpeedDisplay</zorder>
  <zorder>cidianSpeedDisplay</zorder>
  <zorder>dianganSpeedDisplay</zorder>
  <zorder>guangdianSpeedDisplay</zorder>
  <zorder>frame_2</zorder>
  <zorder>frame_3</zorder>
 </widget>
 <resources>
  <include location="source.qrc"/>
 </resources>
 <connections/>
</ui>
